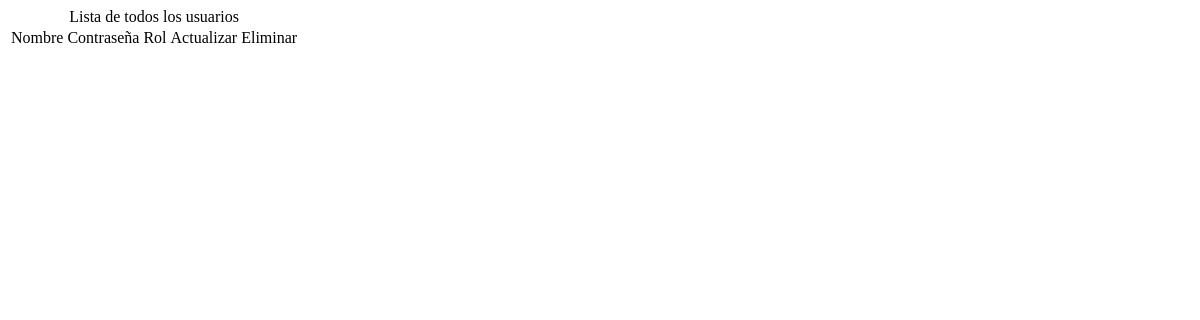
Before: /vista/php/listadeUsuarios.php with the older database file.
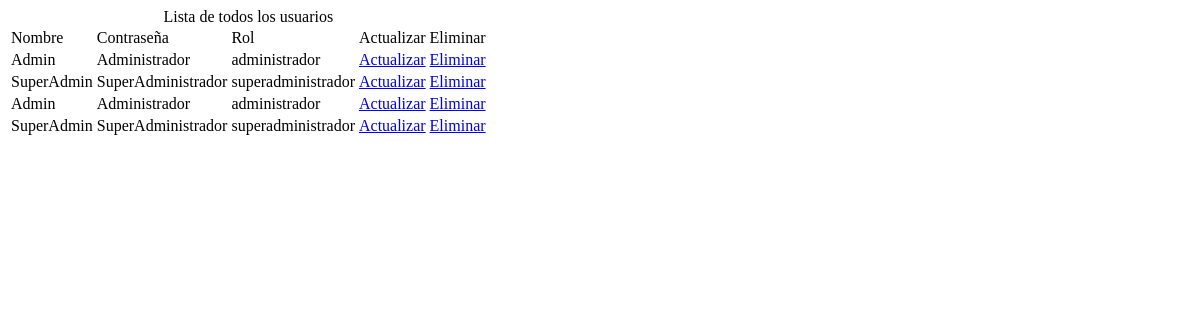
After: the same page with the newer database file.
### tables this page shows
CREATE TABLE `usuarios` (
  `idUsuario` int(11) NOT NULL,
  `nombreUsuario` varchar(50) NOT NULL,
  `contraseñaUsuario` varchar(50) NOT NULL,
  `idRol` int(11) NOT NULL
);

CREATE TABLE `rol` (
  `idRol` int(11) NOT NULL,
  `rolUsuario` varchar(50) NOT NULL
);

### dao/d_usuario.php (called while the page is built, shortened)
<?php
    function mostrarTodosUsuarios($con){
        $sql = "SELECT * FROM usuarios u INNER JOIN rol r ON u.idRol=r.idRol";
        $con = $con->query($sql);
        return $con;
    }
?>

### vista/php/listadeUsuarios.php (the view, shortened to what this page needs)
<!DOCTYPE html>
<html lang="en">
<head>
    <link rel="stylesheet" href="../css/sweetalert2.min.css">
</head>
<body>
<?php
        include ("../../dao/d_usuario.php");
        $bdd = conectar("localhost", "root", "","gestionempleado");
        $usuarios= mostrarTodosUsuarios($bdd);
                ?>
                <table>
            <caption>Lista de todos los usuarios</caption>
            <thead>
                <tr>
                    <td>Nombre</td>
                    <td>Contraseña</td>
                    <td>Rol</td>
                    <td>Actualizar</td>
                    <td>Eliminar</td>
                </tr>
            </thead>
            <tbody>
            <?php
                foreach($usuarios as $us){?>
            <tr>
                <td><?php echo $us["nombreUsuario"];?> </td>
                <td><?php echo $us["contraseñaUsuario"]; ?></td>
                <td><?php echo $us["rolUsuario"]; ?></td>
                <td>
                    <a href="actualizarUsuario.php?idUsuarioActualizar=<?php echo $us['idUsuario'];?>">Actualizar</a>
                </td>
                <td>
                    <a href="listadeUsuarios.php?idUsuarioEliminar=<?php echo $us['idUsuario'];?>  ">Eliminar</a>
                </td>
            <?php
                }
            ?>
</body>
</html>

Changed rows visible on the page:
added usuarios: nombreUsuario "Admin", contraseñaUsuario "Administrador", idRol.rolUsuario "administrador"
added usuarios: nombreUsuario "SuperAdmin", contraseñaUsuario "SuperAdministrador", idRol.rolUsuario "superadministrador"
added usuarios: nombreUsuario "Admin", contraseñaUsuario "Administrador", idRol.rolUsuario "administrador"
added usuarios: nombreUsuario "SuperAdmin", contraseñaUsuario "SuperAdministrador", idRol.rolUsuario "superadministrador"
